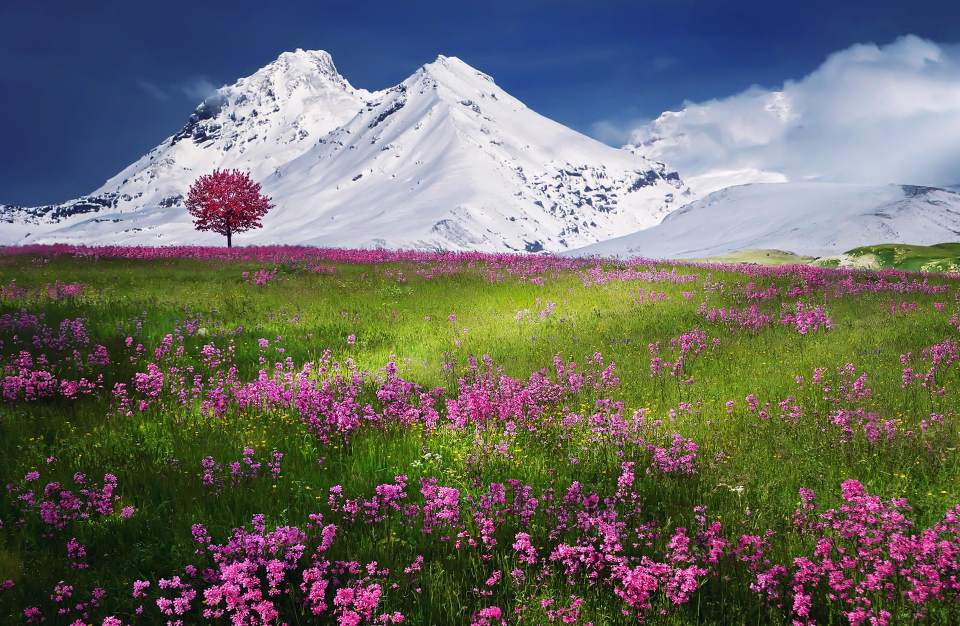
#> input picture mountain-meadow.jpg, 1920 x 1252 px (shown at 1/2 size)
$ python image_file_tiles.py
#> lines starting #> are read from the running program, lines starting #| are printed output that depends on the picture
# Example to demonstrate simple image file manipulation
# using the PIL module
#
# See http://effbot.org/imagingbook/introduction.htm
#  for the documentation and tutorial for this module
#
# J. Weible

from PIL import Image

def main():
    #image_filename = input('Enter the image filename to use:')
    image_filename = 'mountain-meadow.jpg'

    im = Image.open(image_filename)
#> im is the input picture: PIL image 1920x1252 RGB; mean R, G, B 106.5, 106.2, 100.6
    im.show('Original full-size')

    xsize, ysize = im.size
#> xsize = 1920; ysize = 1252
    print('The image file  are:', xsize, 'by', ysize, 'pixels.')
#| The image file  are: 1920 by 1252 pixels.

    # shrink it down to 1/64th the size
    small = im.resize((xsize // 8, ysize // 8), Image.BILINEAR)
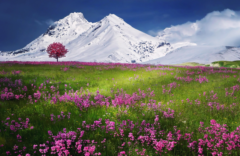
#> small: PIL image 240x156 RGB; mean R, G, B 106.5, 106.2, 100.6
    small.show('Small version')
    xsize, ysize = small.size
#> xsize = 240; ysize = 156
    print('The small image file dimensions are:', xsize, 'by', ysize, 'pixels.')
#| The small image file dimensions are: 240 by 156 pixels.

    t = one_tile(small)
    t.show('One seamless repeatable tile')
    xsize, ysize = t.size
    print('The tile image file dimensions are:', xsize, 'by', ysize, 'pixels.')

    tiling = repeat_tiles(t, 3, 3)
    tiling.show('Completed tiling')
    return

def one_tile(image: Image.Image) -> Image.Image:
    """Create a new seamless image "tile", from flipping the original horizontally
    and vertically, and joining the 4 together into one new image."""
    width, height = image.size
#> width = 240; height = 156

    new = Image.new("RGB", (width * 2, height * 2))
#> new: PIL image 480x312 RGB; every value is 0
    # paste a copy of provided image into upper-left quadrant:
    new.paste(image, (0, 0, width, height))

    # now flip the image horizontally and paste into upper-right quadrant:
    flip = image.transpose(Image.FLIP_LEFT_RIGHT)
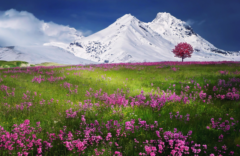
#> flip: PIL image 240x156 RGB; mean R, G, B 106.5, 106.2, 100.6
    new.paste(flip, (width, 0, width*2, height))

    # now flip the image vertically and paste into lower-right quadrant:
    flip = flip.transpose(Image.FLIP_TOP_BOTTOM)
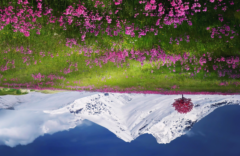
#> flip: PIL image 240x156 RGB; mean R, G, B 106.5, 106.2, 100.6
    new.paste(flip, (width, height, width*2, height*2))
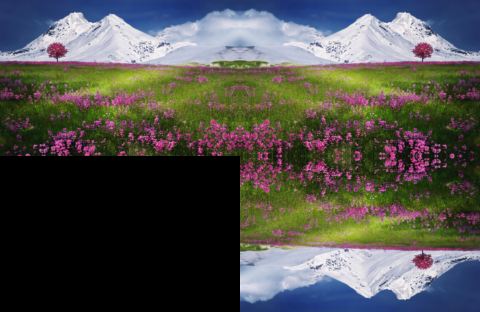
#> new: PIL image 480x312 RGB; mean R, G, B 79.9, 79.6, 75.4

    # now flip the image horizontally and paste into lower-left quadrant:
    flip = flip.transpose(Image.FLIP_LEFT_RIGHT)
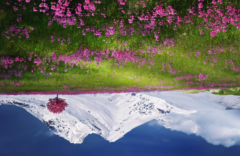
#> flip: PIL image 240x156 RGB; mean R, G, B 106.5, 106.2, 100.6
    new.paste(flip, (0, height, width, height*2))
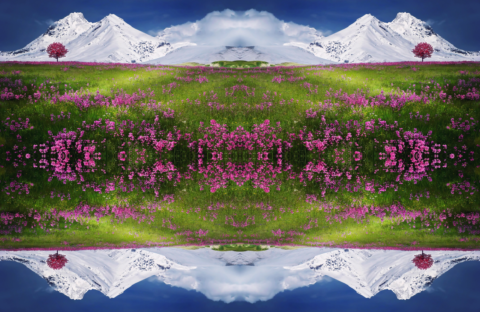
#> new: PIL image 480x312 RGB; mean R, G, B 106.5, 106.2, 100.6
#| The tile image file dimensions are: 480 by 312 pixels.

    return new

def repeat_tiles(image: Image.Image, w, h) -> Image.Image:
    """Given a single image, repeat it in a grid w*h times."""
#> called with w = 3, h = 3
    width, height = image.size
#> width = 480; height = 312
    new = Image.new("RGB", (width * w, height * h))
#> new: PIL image 1440x936 RGB; every value is 0
    for x in range(w):
        for y in range(h):
            start_x = width * x
            start_y = height * y
            new.paste(image, (start_x, start_y, start_x + width, start_y + height))
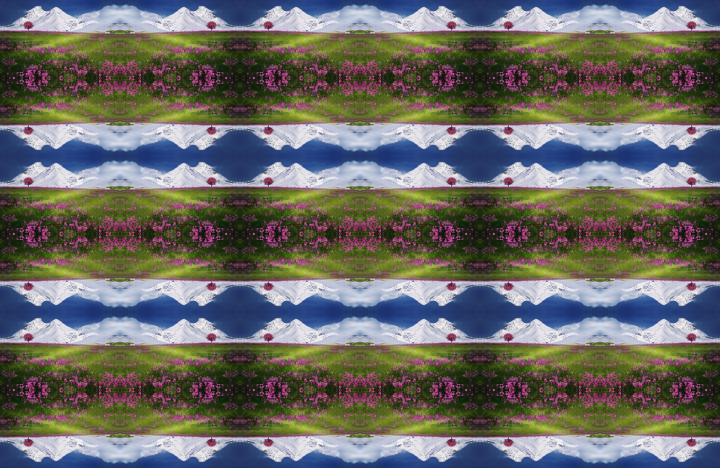
#> new: PIL image 1440x936 RGB (shown at 1/2 size); mean R, G, B 106.5, 106.2, 100.6
    return new

if __name__ == '__main__':
    main()
